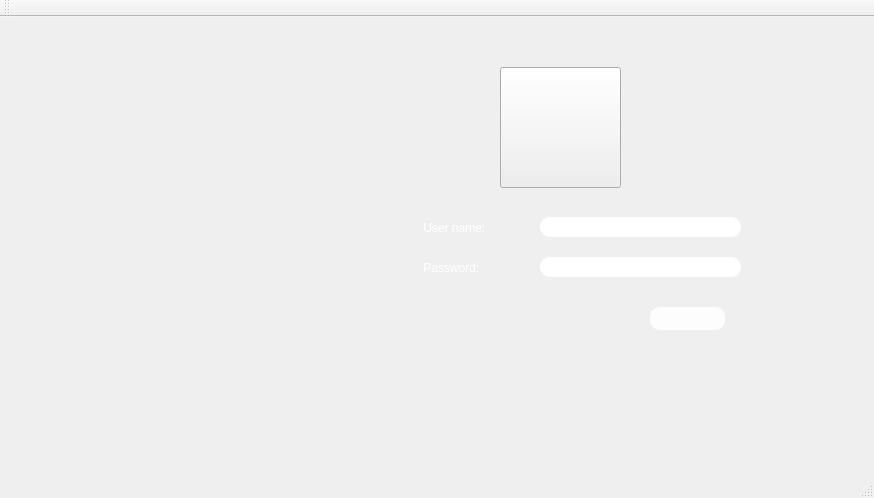
<?xml version="1.0" encoding="UTF-8"?>
<ui version="4.0">
 <class>menu</class>
 <widget class="QMainWindow" name="menu">
  <property name="geometry">
   <rect>
    <x>0</x>
    <y>0</y>
    <width>874</width>
    <height>498</height>
   </rect>
  </property>
  <property name="windowTitle">
   <string>menu</string>
  </property>
  <property name="styleSheet">
   <string notr="true">background-image: url(:/new/prefix1/img/1.png);</string>
  </property>
  <widget class="QWidget" name="centralWidget">
   <widget class="QSplitter" name="splitter_52">
    <property name="geometry">
     <rect>
      <x>0</x>
      <y>0</y>
      <width>0</width>
      <height>0</height>
     </rect>
    </property>
    <property name="orientation">
     <enum>Qt::Vertical</enum>
    </property>
   </widget>
   <widget class="QPushButton" name="pushButton">
    <property name="geometry">
     <rect>
      <x>500</x>
      <y>50</y>
      <width>121</width>
      <height>121</height>
     </rect>
    </property>
    <property name="styleSheet">
     <string notr="true">image: url(:/new/prefix1/img/login.jpg);</string>
    </property>
    <property name="text">
     <string/>
    </property>
   </widget>
   <widget class="QPushButton" name="pushButton_2">
    <property name="geometry">
     <rect>
      <x>650</x>
      <y>290</y>
      <width>75</width>
      <height>23</height>
     </rect>
    </property>
    <property name="styleSheet">
     <string notr="true">                                         border-radius: 10px;
color: rgb(255, 255, 255);
font: 75 8pt &quot;MS Serif&quot;;
background-color: rgb(253, 253, 253);
                                        
font: 9pt &quot;MS Reference Sans Serif&quot;;</string>
    </property>
    <property name="text">
     <string>Login</string>
    </property>
   </widget>
   <widget class="QLabel" name="label">
    <property name="geometry">
     <rect>
      <x>420</x>
      <y>200</y>
      <width>81</width>
      <height>21</height>
     </rect>
    </property>
    <property name="styleSheet">
     <string notr="true">                                     border-radius: 10px;
color: rgb(255, 255, 255);
font: 9pt &quot;MS Reference Sans Serif&quot;;
font: 9pt &quot;MS Reference Sans Serif&quot;;</string>
    </property>
    <property name="text">
     <string> User name:</string>
    </property>
   </widget>
   <widget class="QLabel" name="label_2">
    <property name="geometry">
     <rect>
      <x>420</x>
      <y>240</y>
      <width>81</width>
      <height>21</height>
     </rect>
    </property>
    <property name="styleSheet">
     <string notr="true">                                     border-radius: 10px;
color: rgb(255, 255, 255);
font: 9pt &quot;MS Reference Sans Serif&quot;;
font: 9pt &quot;MS Reference Sans Serif&quot;;</string>
    </property>
    <property name="text">
     <string> Password:</string>
    </property>
   </widget>
   <widget class="QLineEdit" name="lineEdit">
    <property name="geometry">
     <rect>
      <x>540</x>
      <y>200</y>
      <width>201</width>
      <height>20</height>
     </rect>
    </property>
    <property name="styleSheet">
     <string notr="true">                                     border-radius: 10px;
color: rgb(255, 255, 255);
font: 9pt &quot;MS Reference Sans Serif&quot;;
font: 9pt &quot;MS Reference Sans Serif&quot;;</string>
    </property>
   </widget>
   <widget class="QLineEdit" name="lineEdit_2">
    <property name="geometry">
     <rect>
      <x>540</x>
      <y>240</y>
      <width>201</width>
      <height>20</height>
     </rect>
    </property>
    <property name="styleSheet">
     <string notr="true">                                     border-radius: 10px;
color: rgb(255, 255, 255);
font: 9pt &quot;MS Reference Sans Serif&quot;;
font: 9pt &quot;MS Reference Sans Serif&quot;;</string>
    </property>
   </widget>
  </widget>
  <widget class="QToolBar" name="mainToolBar">
   <attribute name="toolBarArea">
    <enum>TopToolBarArea</enum>
   </attribute>
   <attribute name="toolBarBreak">
    <bool>false</bool>
   </attribute>
  </widget>
  <widget class="QStatusBar" name="statusBar"/>
  <action name="actionprint">
   <property name="text">
    <string>print</string>
   </property>
  </action>
  <action name="actionprint_2">
   <property name="text">
    <string>print</string>
   </property>
  </action>
 </widget>
 <layoutdefault spacing="6" margin="11"/>
 <resources/>
 <connections/>
</ui>
